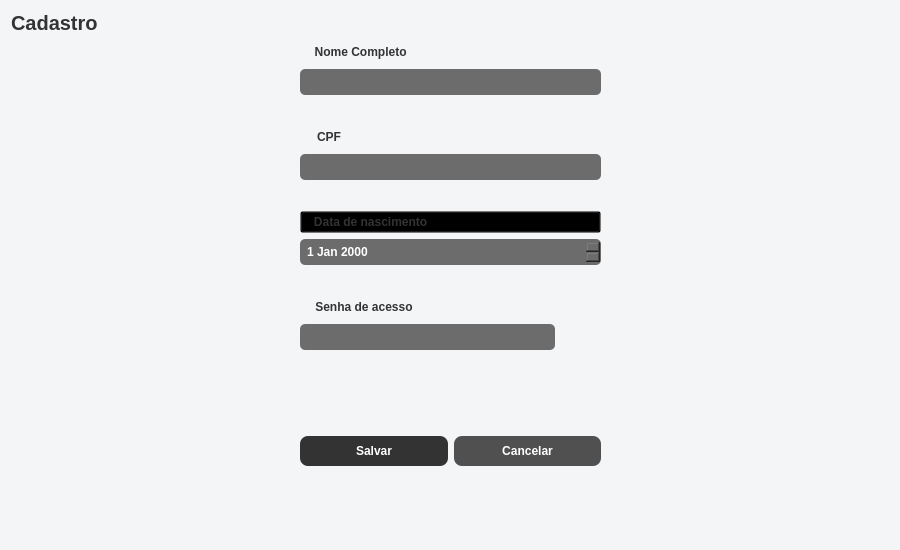
<?xml version="1.0" encoding="UTF-8"?>
<ui version="4.0">
 <class>Form</class>
 <widget class="QWidget" name="Form">
  <property name="geometry">
   <rect>
    <x>0</x>
    <y>0</y>
    <width>900</width>
    <height>550</height>
   </rect>
  </property>
  <property name="windowTitle">
   <string>Form</string>
  </property>
  <property name="styleSheet">
   <string notr="true">background-color: #F4F5F7;</string>
  </property>
  <layout class="QVBoxLayout" name="verticalLayout_2">
   <item>
    <layout class="QHBoxLayout" name="horizontalLayout_3">
     <item>
      <widget class="QLabel" name="lbl_titulo_cadastro">
       <property name="styleSheet">
        <string notr="true">font-weight: bold; font-size: 20px; color: #333333;</string>
       </property>
       <property name="text">
        <string>Cadastro</string>
       </property>
      </widget>
     </item>
    </layout>
   </item>
   <item>
    <layout class="QHBoxLayout" name="horizontalLayout">
     <item>
      <spacer name="horizontalSpacer">
       <property name="orientation">
        <enum>Qt::Horizontal</enum>
       </property>
       <property name="sizeHint" stdset="0">
        <size>
         <width>40</width>
         <height>20</height>
        </size>
       </property>
      </spacer>
     </item>
     <item>
      <layout class="QVBoxLayout" name="verticalLayout">
       <item>
        <layout class="QHBoxLayout" name="horizontalLayout_2"/>
       </item>
       <item>
        <widget class="QPushButton" name="pushButton">
         <property name="styleSheet">
          <string notr="true">background-color: transparent; color: #333333;font-size: 12px; font-weight: bold; </string>
         </property>
         <property name="text">
          <string>   Nome Completo                                                         </string>
         </property>
         <property name="icon">
          <iconset>
           <normaloff>../Assets/user.png</normaloff>../Assets/user.png</iconset>
         </property>
         <property name="iconSize">
          <size>
           <width>20</width>
           <height>20</height>
          </size>
         </property>
         <property name="flat">
          <bool>true</bool>
         </property>
        </widget>
       </item>
       <item>
        <widget class="QLineEdit" name="le_cad_nome_completo">
         <property name="styleSheet">
          <string notr="true">background-color: #6C6C6C; color: white; padding: 5px; corner-radius: 10px; font-size: 12px; font-weight: bold; border-radius: 5px;</string>
         </property>
         <property name="maxLength">
          <number>50</number>
         </property>
        </widget>
       </item>
       <item>
        <spacer name="verticalSpacer_5">
         <property name="orientation">
          <enum>Qt::Vertical</enum>
         </property>
         <property name="sizeType">
          <enum>QSizePolicy::Maximum</enum>
         </property>
         <property name="sizeHint" stdset="0">
          <size>
           <width>20</width>
           <height>25</height>
          </size>
         </property>
        </spacer>
       </item>
       <item>
        <widget class="QPushButton" name="pushButton_2">
         <property name="styleSheet">
          <string notr="true">background-color: transparent; color: #333333;font-size: 12px; font-weight: bold; </string>
         </property>
         <property name="text">
          <string>   CPF                                                                            </string>
         </property>
         <property name="icon">
          <iconset>
           <normaloff>../Assets/personal-card.png</normaloff>../Assets/personal-card.png</iconset>
         </property>
         <property name="iconSize">
          <size>
           <width>20</width>
           <height>20</height>
          </size>
         </property>
         <property name="flat">
          <bool>true</bool>
         </property>
        </widget>
       </item>
       <item>
        <widget class="QLineEdit" name="le_cad_cpf">
         <property name="styleSheet">
          <string notr="true">background-color: #6C6C6C; color: white; padding: 5px; corner-radius: 10px; font-size: 12px; font-weight: bold; border-radius: 5px;</string>
         </property>
         <property name="inputMethodHints">
          <set>Qt::ImhPreferNumbers</set>
         </property>
         <property name="maxLength">
          <number>14</number>
         </property>
        </widget>
       </item>
       <item>
        <spacer name="verticalSpacer_2">
         <property name="orientation">
          <enum>Qt::Vertical</enum>
         </property>
         <property name="sizeType">
          <enum>QSizePolicy::Maximum</enum>
         </property>
         <property name="sizeHint" stdset="0">
          <size>
           <width>20</width>
           <height>25</height>
          </size>
         </property>
        </spacer>
       </item>
       <item>
        <widget class="QPushButton" name="pushButton_7">
         <property name="styleSheet">
          <string notr="true">background-color: transparent; color: #333333;font-size: 12px; font-weight: bold; </string>
         </property>
         <property name="text">
          <string>   Data de nascimento                                                   </string>
         </property>
         <property name="icon">
          <iconset>
           <normaloff>../Assets/calendar.png</normaloff>../Assets/calendar.png</iconset>
         </property>
         <property name="iconSize">
          <size>
           <width>20</width>
           <height>20</height>
          </size>
         </property>
        </widget>
       </item>
       <item>
        <widget class="QDateEdit" name="le_cad_nascimento">
         <property name="styleSheet">
          <string notr="true">background-color: #6C6C6C; color: white; padding: 5px; corner-radius: 10px; font-size: 12px; font-weight: bold; border-radius: 5px;</string>
         </property>
        </widget>
       </item>
       <item>
        <spacer name="verticalSpacer_3">
         <property name="orientation">
          <enum>Qt::Vertical</enum>
         </property>
         <property name="sizeType">
          <enum>QSizePolicy::Maximum</enum>
         </property>
         <property name="sizeHint" stdset="0">
          <size>
           <width>20</width>
           <height>25</height>
          </size>
         </property>
        </spacer>
       </item>
       <item>
        <widget class="QPushButton" name="pushButton_3">
         <property name="styleSheet">
          <string notr="true">background-color: transparent; color: #333333;font-size: 12px; font-weight: bold; </string>
         </property>
         <property name="text">
          <string>   Senha de acesso                                                       </string>
         </property>
         <property name="icon">
          <iconset>
           <normaloff>../Assets/key.png</normaloff>../Assets/key.png</iconset>
         </property>
         <property name="iconSize">
          <size>
           <width>20</width>
           <height>20</height>
          </size>
         </property>
         <property name="flat">
          <bool>true</bool>
         </property>
        </widget>
       </item>
       <item>
        <layout class="QHBoxLayout" name="horizontalLayout_5">
         <item>
          <widget class="QLineEdit" name="le_cad_senha">
           <property name="styleSheet">
            <string notr="true">background-color: #6C6C6C; color: white; padding: 5px; corner-radius: 10px; font-size: 12px; font-weight: bold; border-radius: 5px;</string>
           </property>
           <property name="maxLength">
            <number>16</number>
           </property>
           <property name="echoMode">
            <enum>QLineEdit::Password</enum>
           </property>
          </widget>
         </item>
         <item>
          <widget class="QPushButton" name="btn_cad_exibir_senha">
           <property name="toolTip">
            <string>mostrar ou ocultar senha</string>
           </property>
           <property name="text">
            <string/>
           </property>
           <property name="icon">
            <iconset>
             <normaloff>../Assets/show-password.png</normaloff>../Assets/show-password.png</iconset>
           </property>
           <property name="iconSize">
            <size>
             <width>18</width>
             <height>18</height>
            </size>
           </property>
           <property name="flat">
            <bool>true</bool>
           </property>
          </widget>
         </item>
        </layout>
       </item>
       <item>
        <spacer name="verticalSpacer_4">
         <property name="orientation">
          <enum>Qt::Vertical</enum>
         </property>
         <property name="sizeType">
          <enum>QSizePolicy::Maximum</enum>
         </property>
         <property name="sizeHint" stdset="0">
          <size>
           <width>20</width>
           <height>80</height>
          </size>
         </property>
        </spacer>
       </item>
       <item>
        <layout class="QHBoxLayout" name="horizontalLayout_4">
         <item>
          <widget class="QPushButton" name="btn_cad_salvar">
           <property name="styleSheet">
            <string notr="true">background-color: #333333; color: white; padding: 8px; font-weight: bold; font-size: 12px; border-radius: 8px</string>
           </property>
           <property name="text">
            <string>Salvar</string>
           </property>
          </widget>
         </item>
         <item>
          <widget class="QPushButton" name="btn_cad_cancelar">
           <property name="styleSheet">
            <string notr="true">background-color: #505050;; color: white; padding: 8px; font-weight: bold; font-size: 12px; border-radius: 8px</string>
           </property>
           <property name="text">
            <string>Cancelar</string>
           </property>
          </widget>
         </item>
        </layout>
       </item>
      </layout>
     </item>
     <item>
      <spacer name="horizontalSpacer_2">
       <property name="orientation">
        <enum>Qt::Horizontal</enum>
       </property>
       <property name="sizeHint" stdset="0">
        <size>
         <width>40</width>
         <height>20</height>
        </size>
       </property>
      </spacer>
     </item>
    </layout>
   </item>
   <item>
    <spacer name="verticalSpacer">
     <property name="orientation">
      <enum>Qt::Vertical</enum>
     </property>
     <property name="sizeHint" stdset="0">
      <size>
       <width>20</width>
       <height>40</height>
      </size>
     </property>
    </spacer>
   </item>
  </layout>
 </widget>
 <resources/>
 <connections/>
</ui>
